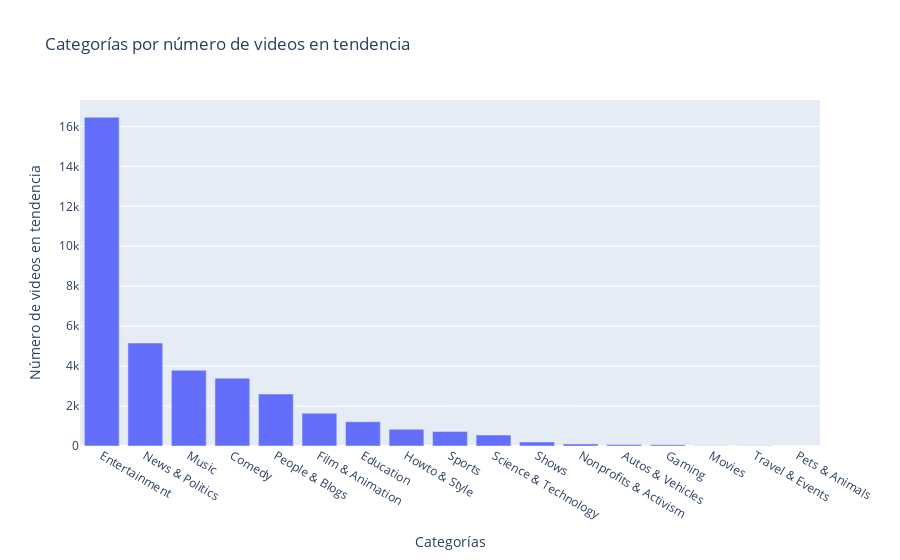

Notebook code cell kept with this figure:
### Markdown cell above
### 1.- ¿Qué categorías de videos son las de mayor tendencia?

### Code cell
counts1 = df_limpio["category"].value_counts()
counts1 = pd.DataFrame(counts1)
print(counts1)

data = [go.Bar(
    y = counts1['category'],
    x = counts1.index
)]
layout = go.Layout(
    title = 'Categorías por número de videos en tendencia',
    yaxis = dict(title = 'Número de videos en tendencia'),
    xaxis = dict(title = 'Categorías')
)

fig = go.Figure(data = data, layout = layout)

fig.iplot()

### Figure 1 — Plotly figure (JSON) as saved in the notebook; plotly's stock layout.template omitted (floating-point values rounded to 4 significant figures)
{"data": [{"type": "bar", "x": ["Entertainment", "News & Politics", "Music", "Comedy", "People & Blogs", "Film & Animation", "Education", "Howto & Style", "Sports", "Science & Technology", "Shows", "Nonprofits & Activism", "Autos & Vehicles", "Gaming", "Movies", "Travel & Events", "Pets & Animals"], "y": [16457, 5155, 3792, 3395, 2602, 1641, 1213, 839, 723, 548, 203, 105, 72, 63, 16, 8, 2]}], "layout": {"title": {"text": "Categorías por número de videos en tendencia"}, "xaxis": {"title": {"text": "Categorías"}}, "yaxis": {"title": {"text": "Número de videos en tendencia"}}}}
